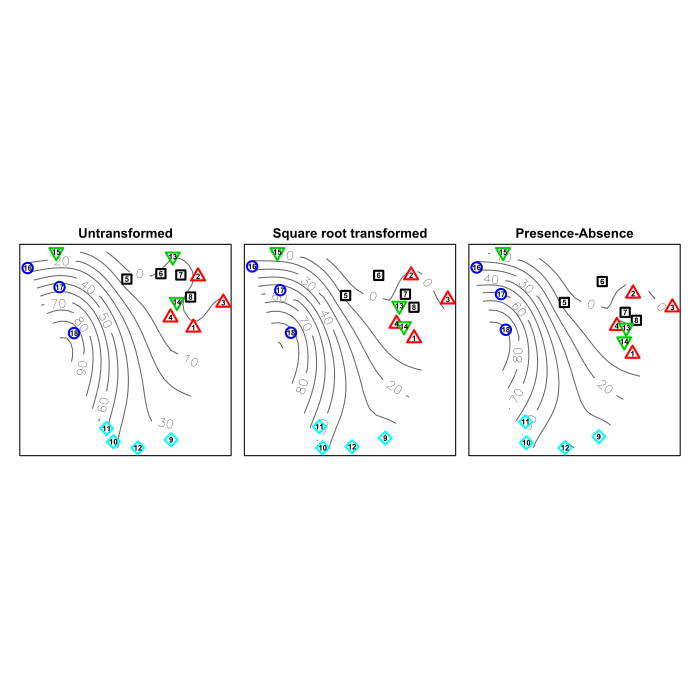

Source code (R):
# Robin Elahi
# 3 June 203
# plot centroids of nmds results of mobile transect
# compare abundances, sqrt, P/A

require(vegan) 
require(BiodiversityR) # for CAPdiscrim
require(MASS)
require(labdsv)

dat <- read.csv("NEPWS_mob_tran_MDS_120823.csv", header=TRUE)
colnames(dat) 
summary(dat)

# create envt file
tran.env <- dat[,1:6]
names(tran.env)

#create matrix for mds, for mobile data only
mat<-dat[,7:14]
mat
colnames(mat)
ncol(mat) # 8 taxa
nrow(mat)
summary(mat)
head(mat)

# sqrt transform matrix
mat.sq <- sqrt(mat)
mat.sq

# presence/absence
mat.pa <- decostand(mat, "pa")
mat.pa

# get dissim matrix for untransformed data
mat.dist <- vegdist(mat)
mat.dist
# get dissim matrix for sqrt data
mat.sq.dist <- vegdist(mat.sq)
# get dissimilarity matrix, use bray curtis
mat.pa.dist <- vegdist(mat.pa)

###############################################################
### Do site-level mds for untransformed data
### get principal coordinates; use classic (metric) MDS scaling
### what k should i use??? arbitrary choice - 100?
mds.un <- cmdscale(mat.dist, k=75)
mds.un

summary(mds.un)
plot(mds.un, col=c(tran.env$region))
names(tran.env)

# one outlier - identify
ordiplot(mds.un, type="t") # more than one outlier - they are overlapping.  probably because they don't have any mobile taxa (and share the dummy taxon)

### bind
pc.df.un <- cbind(tran.env, mds.un)
names(pc.df.un)
nrow(pc.df.un)

### now take arithmetic averages of pc's for each site
site.mean.un <- aggregate(pc.df.un[,7:40], list(pc.df.un$site), mean)
site.mean.un
dim(site.mean.un)
names(site.mean.un)

### create matrix of pc's
mat.pc.un <- site.mean.un[,2:34]
mat.pc.un
### run nMDS using euclidean distance on this matrix, reduce to two dimensions
mds.pc.un <- metaMDS(mat.pc.un,distance="euclidean", engine='monoMDS', autotransform=FALSE,noshare=0.1,k=2,tol=1e-5,trymax=40, zerodist='add')
mds.pc.un$stress # 0.10
mds.pc.un

### load env data at site level
site.env <- read.csv("site.dat2_edit_120712.csv", header=TRUE)
names(site.env)
site.env <- site.env[,1:12]
mds.pc.un$points
plot(mds.pc.un$points, col=c(site.env$region))
ordisurf(mds.pc.un, site.env$sedim.per, add=TRUE, col="gray40", labcex=1, lty=2)
surf.un <- ordisurf(mds.pc.un, site.env$sedim.per, add=TRUE, col="gray40", labcex=1, lty=2)
summary(surf.un)

###############################################################

### Do site-level mds for Square root data
### get principal coordinates; use classic (metric) MDS scaling
### what k should i use??? arbitrary choice - 100?
mds.sq <- cmdscale(mat.sq.dist, k=75)
mds.sq

summary(mds.sq)
plot(mds.sq, col=c(tran.env$region))
names(tran.env)

# one outlier - identify
ordiplot(mds.sq, type="t") # more than one outlier - they are overlapping.  probably because they don't have any mobile taxa (and share the dummy taxon)

### bind
pc.df.sq <- cbind(tran.env, mds.sq)
names(pc.df.sq)
nrow(pc.df.sq)

### now take arithmetic averages of pc's for each site
site.mean.sq <- aggregate(pc.df.sq[,7:38], list(pc.df.sq$site), mean)
site.mean.sq
names(site.mean.sq)

### create matrix of pc's
mat.pc.sq <- site.mean.sq[,2:33]
mat.pc.sq
### run nMDS using euclidean distance on this matrix, reduce to two dimensions
mds.pc.sq <- metaMDS(mat.pc.sq,distance="euclidean", engine='monoMDS', autotransform=FALSE,noshare=0.1,k=2,tol=1e-5,trymax=40, zerodist='add')
mds.pc.sq$stress # 0.09
mds.pc.sq

### load env data at site level
site.env <- read.csv("site.dat2_edit_120712.csv", header=TRUE)
names(site.env)
site.env <- site.env[,1:12]
mds.pc.sq$points
plot(mds.pc.sq$points, col=c(site.env$region))
ordisurf(mds.pc.sq, site.env$sedim.per, add=TRUE, col="gray40", labcex=1, lty=2)
surf.sq <- ordisurf(mds.pc.sq, site.env$sedim.per, add=TRUE, col="gray40", labcex=1, lty=2)
summary(surf.sq)

###############################################################

### Do site-level mds for PA data
### get principal coordinates; use classic (metric) MDS scaling
### what k should i use??? arbitrary choice - 100?
mds.pa <- cmdscale(mat.pa.dist, k=75)
mds.pa

summary(mds.pa)
plot(mds.pa, col=c(tran.env$region))
names(tran.env)

# one outlier - identify
ordiplot(mds.pa, type="t") # more than one outlier - they are overlapping.  probably because they don't have any mobile taxa (and share the dummy taxon)

### bind
pc.df.pa <- cbind(tran.env, mds.pa)
names(pc.df.pa)
dim(pc.df.pa)
nrow(pc.df.pa)

### now take arithmetic averages of pc's for each site
site.mean.pa <- aggregate(pc.df.pa[,7:39], list(pc.df.pa$site), mean)
site.mean.pa
names(site.mean.pa)

### create matrix of pc's
mat.pc.pa <- site.mean.pa[,2:33]
mat.pc.pa
### run nMDS using euclidean distance on this matrix, reduce to two dimensions
mds.pc.pa <- metaMDS(mat.pc.pa,distance="euclidean", engine='monoMDS', autotransform=FALSE,noshare=0.1,k=2,tol=1e-5,trymax=40, zerodist='add')
mds.pc.pa$stress # 0.09
mds.pc.pa

### load env data at site level
site.env <- read.csv("site.dat2_edit_120712.csv", header=TRUE)
names(site.env)
site.env <- site.env[,1:12]
mds.pc.pa$points
plot(mds.pc.pa$points, col=c(site.env$region))
ordisurf(mds.pc.pa, site.env$sedim.per, add=TRUE, col="gray40", labcex=1, lty=2)
surf.pa <- ordisurf(mds.pc.pa, site.env$sedim.per, add=TRUE, col="gray40", labcex=1, lty=2)
summary(surf.pa)


### 3 panel plot

un.scrs <- scores(mds.pc.un, display=c("sites"))
un.scrs
xlimit.un <- range(un.scrs[,1])
ylimit.un <- range(un.scrs[,2])

sq.scrs <- scores(mds.pc.sq, display=c("sites"))
sq.scrs
xlimit.sq <- range(sq.scrs[,1])
ylimit.sq <- range(sq.scrs[,2])

pa.scrs <- scores(mds.pc.pa, display=c("sites"))
pa.scrs
xlimit.pa <- range(pa.scrs[,1])
ylimit.pa <- range(pa.scrs[,2])

# cbind the site.env columns with mds scores

un.scrs <- cbind(site.env, un.scrs)
sq.scrs <- cbind(site.env, sq.scrs)
pa.scrs <- cbind(site.env, pa.scrs)

colnames(un.scrs)

# subset the data for un
Haro.un <- (subset(un.scrs, region == "Haro"))[,13:14]
Channel.un <- (subset(un.scrs, region == "Channel"))[,13:14]
Georgia.un <- (subset(un.scrs, region == "Georgia"))[,13:14]
Sound.un <- (subset(un.scrs, region == "Sound"))[,13:14]
Hood.un <- (subset(un.scrs, region == "Hood"))[,13:14]

# subset the data for sq
Haro.sq <- (subset(sq.scrs, region == "Haro"))[,13:14]
Channel.sq <- (subset(sq.scrs, region == "Channel"))[,13:14]
Georgia.sq <- (subset(sq.scrs, region == "Georgia"))[,13:14]
Sound.sq <- (subset(sq.scrs, region == "Sound"))[,13:14]
Hood.sq <- (subset(sq.scrs, region == "Hood"))[,13:14]

# subset the data for pa
Haro.pa <- (subset(pa.scrs, region == "Haro"))[,13:14]
Channel.pa <- (subset(pa.scrs, region == "Channel"))[,13:14]
Georgia.pa <- (subset(pa.scrs, region == "Georgia"))[,13:14]
Sound.pa <- (subset(pa.scrs, region == "Sound"))[,13:14]
Hood.pa <- (subset(pa.scrs, region == "Hood"))[,13:14]


### 

par(mfrow=c(1,3), pty="s", mar=c(0.5, 0.5, 0.5, 0.5), oma=c(2,1,2,1))

# panel A - untranformed data
plot(mds.pc.un$points, type="n", xlab="", ylab="", xaxt='n', yaxt='n')

ordisurf(mds.pc.un$points, site.env$sedim.per, add=TRUE, labcex=0.8, col="gray40", lty=2)

points(Channel.un, pch=22, col=1, cex=2.1, lwd=2, bg="white")
points(Haro.un, pch=24, col=2, cex=2.1, lwd=2, bg="white")
points(Georgia.un, pch=25, col=3, cex=2.1, lwd=2, bg="white")
points(Sound.un, pch=23, col=5, cex=2.1, lwd=2, bg="white")
points(Hood.un, pch=21, col=4, cex=2.1, lwd=2, bg="white")

text(mds.pc.un$points, labels=site.env$site.no, cex=0.7, font=2)

title(main="Untransformed", line=0.5)

# panel B - sqrt transformed data
plot(mds.pc.sq$points, type="n", xlab="", ylab="", xaxt='n', yaxt='n')

ordisurf(mds.pc.sq$points, site.env$sedim.per, add=TRUE, labcex=0.8, col="gray40", lty=2)

points(Channel.sq, pch=22, col=1, cex=2.1, lwd=2, bg="white")
points(Haro.sq, pch=24, col=2, cex=2.1, lwd=2, bg="white")
points(Georgia.sq, pch=25, col=3, cex=2.1, lwd=2, bg="white")
points(Sound.sq, pch=23, col=5, cex=2.1, lwd=2, bg="white")
points(Hood.sq, pch=21, col=4, cex=2.1, lwd=2, bg="white")

text(mds.pc.sq$points, labels=site.env$site.no, cex=0.7, font=2)

title(main="Square root transformed", line=0.5)

# panel C - presence absence
plot(mds.pc.pa$points, type="n", xlab="", ylab="", xaxt='n', yaxt='n')

ordisurf(mds.pc.pa$points, site.env$sedim.per, add=TRUE, labcex=0.8, col="gray40", lty=2)

points(Channel.pa, pch=22, col=1, cex=2.1, lwd=2, bg="white")
points(Haro.pa, pch=24, col=2, cex=2.1, lwd=2, bg="white")
points(Georgia.pa, pch=25, col=3, cex=2.1, lwd=2, bg="white")
points(Sound.pa, pch=23, col=5, cex=2.1, lwd=2, bg="white")
points(Hood.pa, pch=21, col=4, cex=2.1, lwd=2, bg="white")

text(mds.pc.pa$points, labels=site.env$site.no, cex=0.7, font=2)

title(main="Presence-Absence", line=0.5)


#legend("bottomleft", "a", adj=c(2,1), bty='n', cex=1.5)

#leg.txt <- c("Haro", "Channel", "Rosario", "Sound", "Hood")

#legend("bottomright", legend=leg.txt, cex=0.8, pch=c(24,22,25,23,21), col=c(2,1,3,5,4), bty='n', pt.lwd=2)

#text(.4, -0.2, '2D Stress = 0.07', cex=0.8)










### try cluster analysis, perhaps ordicluster?
### cluster analysis using hclust
# set up distance matrix from principle coordinates using euclidean distance (to match mds)
mat.pc.dist <- vegdist(mat.pc, 'euclidean')
clust1<-hclust(mat.pc.dist, 'ward')
clust1
summary(clust1)
plot(clust1, labels=site.env$site)
rect.hclust(clust1, k=2, border='red')

clust2<-hclust(mat.pc.dist, 'single')
clust2
summary(clust2)
plot(clust2, labels=site.env$site)
rect.hclust(clust1, k=2, border='red')

# what is the optimum number of classes?
dat.km <- cascadeKM(mat.pc, 2, 16, criterion="calinski")
dat.km
dat.km$results
dat.km$partition
plot(dat.km, sortq=TRUE)

         # 2 groups 3 groups 4 groups  5 groups  6 groups  7 groups
# SSE      1.648616 1.279437 1.058067 0.9023451 0.7824762 0.6644489
# calinski 5.561725 5.523432 5.132216 4.7519123 4.4143298 4.2967008

### final 2 panel plot
scrs <- scores(mds.pc, display=c("sites"))
scrs
xlimit <- range(scrs[,1])
ylimit <- range(scrs[,2])
group <- site.env[,1:12]
names(site.env)
# cbind the group columns with mds scores
group.scrs <- cbind(site.env, scrs)
colnames(group.scrs)
summary(group.scrs)

#write.csv(group.scrs, "group.scrs.csv")

# subset the data
Haro <- (subset(group.scrs, region == "Haro"))[,13:14]
Channel <- (subset(group.scrs, region == "Channel"))[,13:14]
Georgia <- (subset(group.scrs, region == "Georgia"))[,13:14]
Sound <- (subset(group.scrs, region == "Sound"))[,13:14]
Hood <- (subset(group.scrs, region == "Hood"))[,13:14]

#Haro: green triangles (pch 24)
#Channel: black squares (pch 22)
#Georgia: red inverse triangles (pch 25)
#Sound: light blue diamonds (pch 23)
#Hood: blue circles (pch 21)


###############################################################
# plot 2 panels
par(mfrow=c(2,1), pty="s", mar=c(0.5, 0.5, 0.5, 0.5), oma=c(2,1,2,1))

# panel A
#plot.new()
#plot.window(xlim = xlimit, ylim = ylimit, asp=1)

plot(mds.pc$points, type="n", xlab="", ylab="", xaxt='n', yaxt='n')

ordisurf(mds.pc$points, group$sedim.per, add=TRUE, labcex=0.8, col="gray40", lty=2)

points(Channel, pch=22, col=1, cex=2.1, lwd=2, bg="white")
points(Haro, pch=24, col=2, cex=2.1, lwd=2, bg="white")
points(Georgia, pch=25, col=3, cex=2.1, lwd=2, bg="white")
points(Sound, pch=23, col=5, cex=2.1, lwd=2, bg="white")
points(Hood, pch=21, col=4, cex=2.1, lwd=2, bg="white")

# points(Haro, pch=24, col="gray40", bg="red", cex=2.1)
# points(Channel, pch=22, col="gray40", bg="yellow", cex=2.1)
# points(Georgia, pch=25, col="gray40", bg="green",cex=2.1)
# points(Sound, pch=23, col="gray40", bg="lightblue1", cex=2.1)
# points(Hood, pch=21, col="blue", bg="white", cex=2.1)

text(mds.pc$points, labels=group$site.no, cex=0.7, font=2)

legend("bottomleft", "a", adj=c(2,1), bty='n', cex=1.5)

leg.txt <- c("Haro", "Channel", "Rosario", "Sound", "Hood")

legend("bottomright", legend=leg.txt, cex=0.8, pch=c(24,22,25,23,21), col=c(2,1,3,5,4), bty='n', pt.lwd=2)

text(.4, -0.2, '2D Stress = 0.07', cex=0.8)

# plot cluster analysis
plot(clust1, labels=group$site.no, font=1, cex=0.8, sub='', main='', xlab='', hang=-1, las=1)

legend("topleft", "b", adj=c(2,0), bty='n', cex=1.5)

points(1,0, pch=25, cex=1.5, col=3, lwd=2)
points(2,0, pch=25, cex=1.5, col=3, lwd=2)
points(3,0, pch=25, cex=1.5, col=3, lwd=2)
points(4,0, pch=24, cex=1.5, col=2, lwd=2)
points(5,0, pch=24, cex=1.5, col=2, lwd=2)
points(6,0, pch=22, cex=1.5, col=1, lwd=2)
points(7,0, pch=24, cex=1.5, col=2, lwd=2)
points(8,0, pch=22, cex=1.5, col=1, lwd=2)
points(9,0, pch=22, cex=1.5, col=1, lwd=2)
points(10,0, pch=24, cex=1.5, col=2, lwd=2)
points(11,0, pch=21, cex=1.5, col=4, lwd=2)
points(12,0, pch=21, cex=1.5, col=4, lwd=2)
points(13,0, pch=23, cex=1.5, col=5, lwd=2)
points(14,0, pch=21, cex=1.5, col=4, lwd=2)
points(15,0, pch=23, cex=1.5, col=5, lwd=2)
points(16,0, pch=23, cex=1.5, col=5, lwd=2)
points(17,0, pch=22, cex=1.5, col=1, lwd=2)
points(18,0, pch=23, cex=1.5, col=5, lwd=2)

box()

rect.hclust(clust1, k=2, border="gray")
###############################################################


### Significance testing
### 1.  Permdisp
### 2.  Permanova
